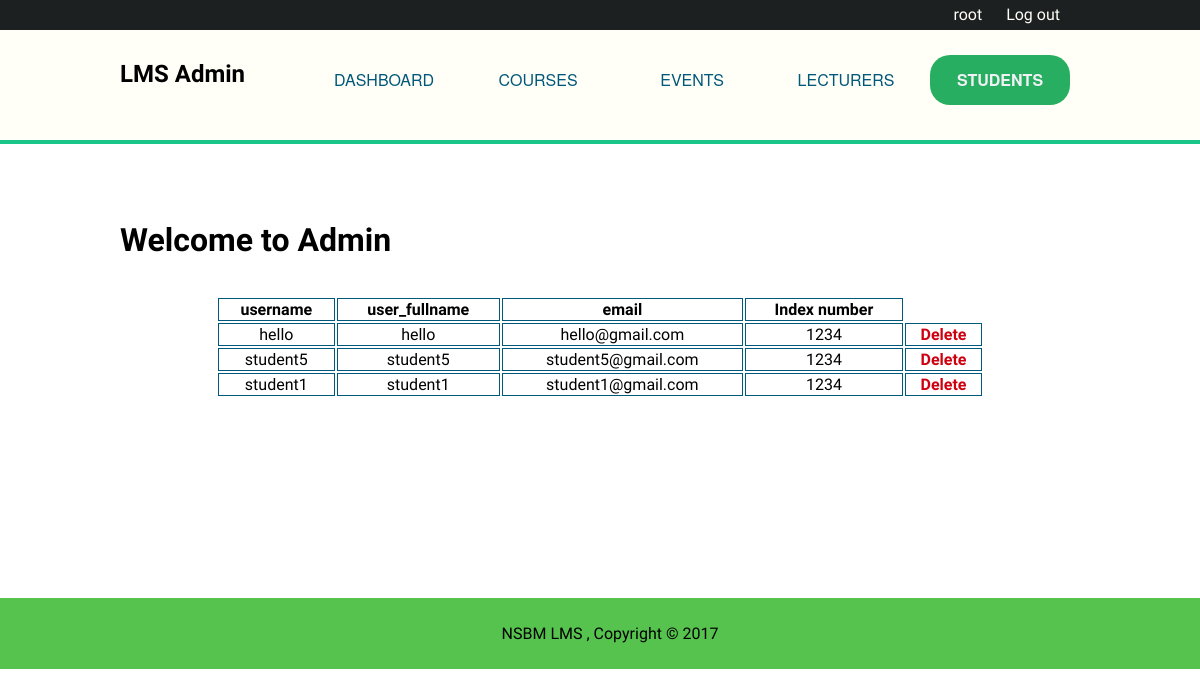
Screenshot of /admin/admin_students.php (signed in) with the database file from the repository.
### tables this page shows
CREATE TABLE `users` (
  `user_id` int(5) NOT NULL,
  `username` varchar(255) NOT NULL,
  `password` varchar(255) NOT NULL,
  `user_fullname` varchar(255) NOT NULL,
  `user_email` varchar(255) NOT NULL,
  `user_image` text NOT NULL,
  `role` varchar(255) NOT NULL,
  `randSalt` varchar(255) NOT NULL DEFAULT '$2y$10$iusesomecrazystrings22',
  `Index_no` varchar(255) DEFAULT NULL
);

### admin/admin_students.php (the view, shortened to what this page needs)
<?php
include "../php/db.php";
?>
    <?php   include "./includes/head.php";
            include "./includes/navBars_student.php"    ?>
        <div class="main">
            <div class="container">
                <h1>Welcome to Admin <sub style="color:gray;"> <?php echo $_SESSION['fullname'] ?> </sub></h1>
                <div class="existCourses">
            <?php
        $query ="select * from users where role='student'";
        $select_student=mysqli_query($connection,$query);
        ?>
                <table>
                    <thead>
                        <tr>
                            <th>username</th>
                            <th>user_fullname</th>
                            <th>email</th>
                            <th>Index number</th>
                        </tr>
                    </thead>
                    <tbody>
                        <?php
        while($row=mysqli_fetch_assoc($select_student)){
            $username = $row["username"];
            $user_fullname = $row["user_fullname"];
            $user_email = $row["user_email"];
            $index_no = $row["Index_no"];
            $uid=$row["user_id"];
            echo "<tr>";
            echo "<td>{$username}</td>";
            echo "<td>{$user_fullname}</td>";
            echo "<td>{$user_email}</td>";
            echo "<td>{$index_no}</td>";
            echo "<td><a href='admin_students.php?delete={$uid}' class='delete'>Delete</a></td>";
            echo "</tr>";
        }
        ?>
                    </tbody>
                </table>
        </div>
            </div>
</div>
      <?php   include "./includes/footer.php";    ?>

### admin/css/styles.css (style rules this page uses)
body { font-size: 16px; margin: 0; padding: 0; height: 100%; overflow-x: hidden; font-family: 'Bubbler One', sans-serif; }
.container { width: 80%; overflow: hidden; margin: auto; }
a { text-decoration: none; }
a:link { color: #000; text-decoration: none; }
.main { z-index: 1; padding-top:200px; }
.existCourses table { width: 80%; margin:auto; margin-top:30px; text-align: center; }
.existCourses table th,td { border: 1px solid #00587A; border-collapse: collapse; }
.existCourses table .delete { color: #CF000F; font-weight: bold; }
.inq table th,td { border: 1px solid #00587A; border-collapse: collapse; }

### rows the page displays
users: username "hello", user_fullname "hello", user_email "hello@gmail.com", Index_no "1234"
users: username "student5", user_fullname "student5", user_email "student5@gmail.com", Index_no "1234"
users: username "student1", user_fullname "student1", user_email "student1@gmail.com", Index_no "1234"

### other values shown
$_SESSION['username'] "root"
